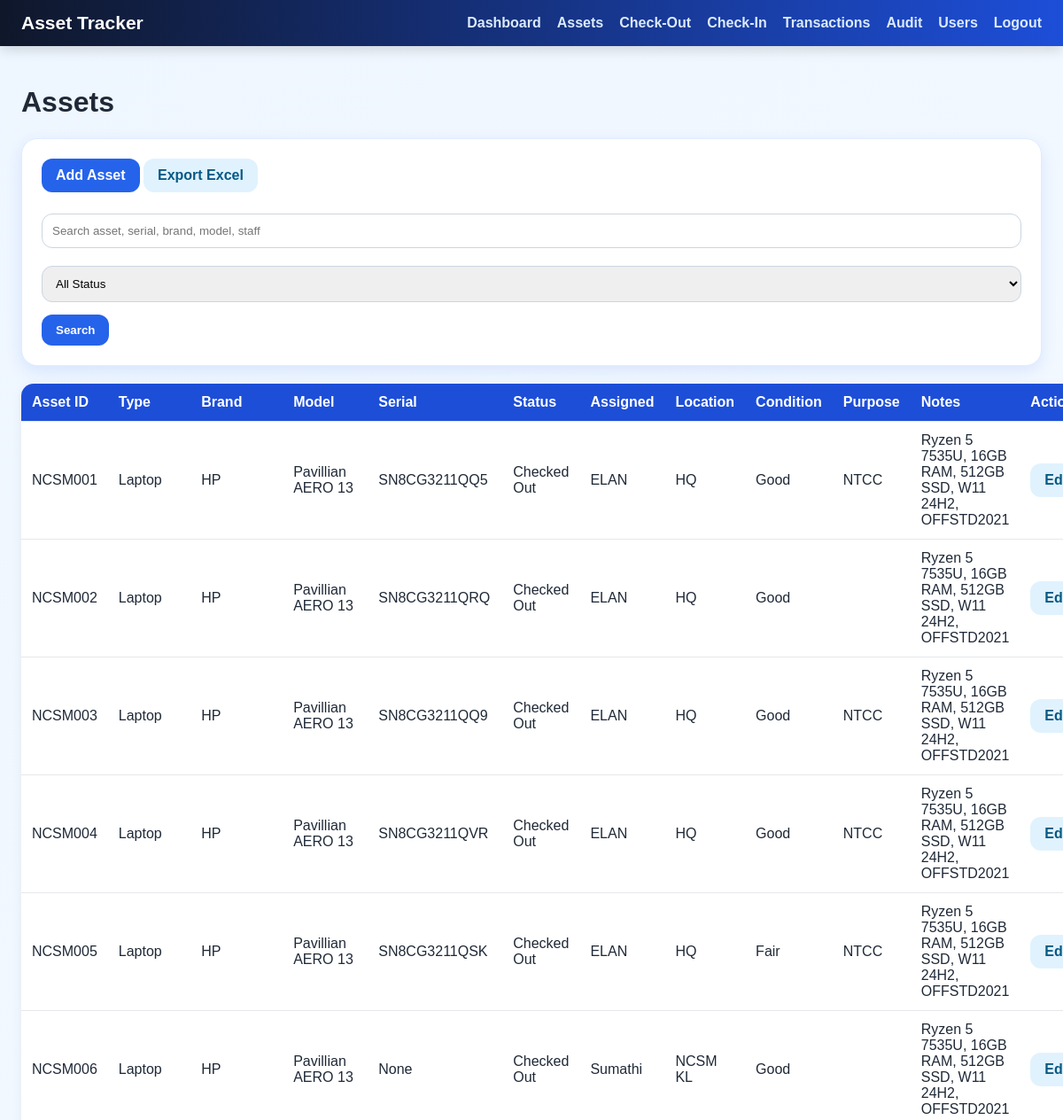
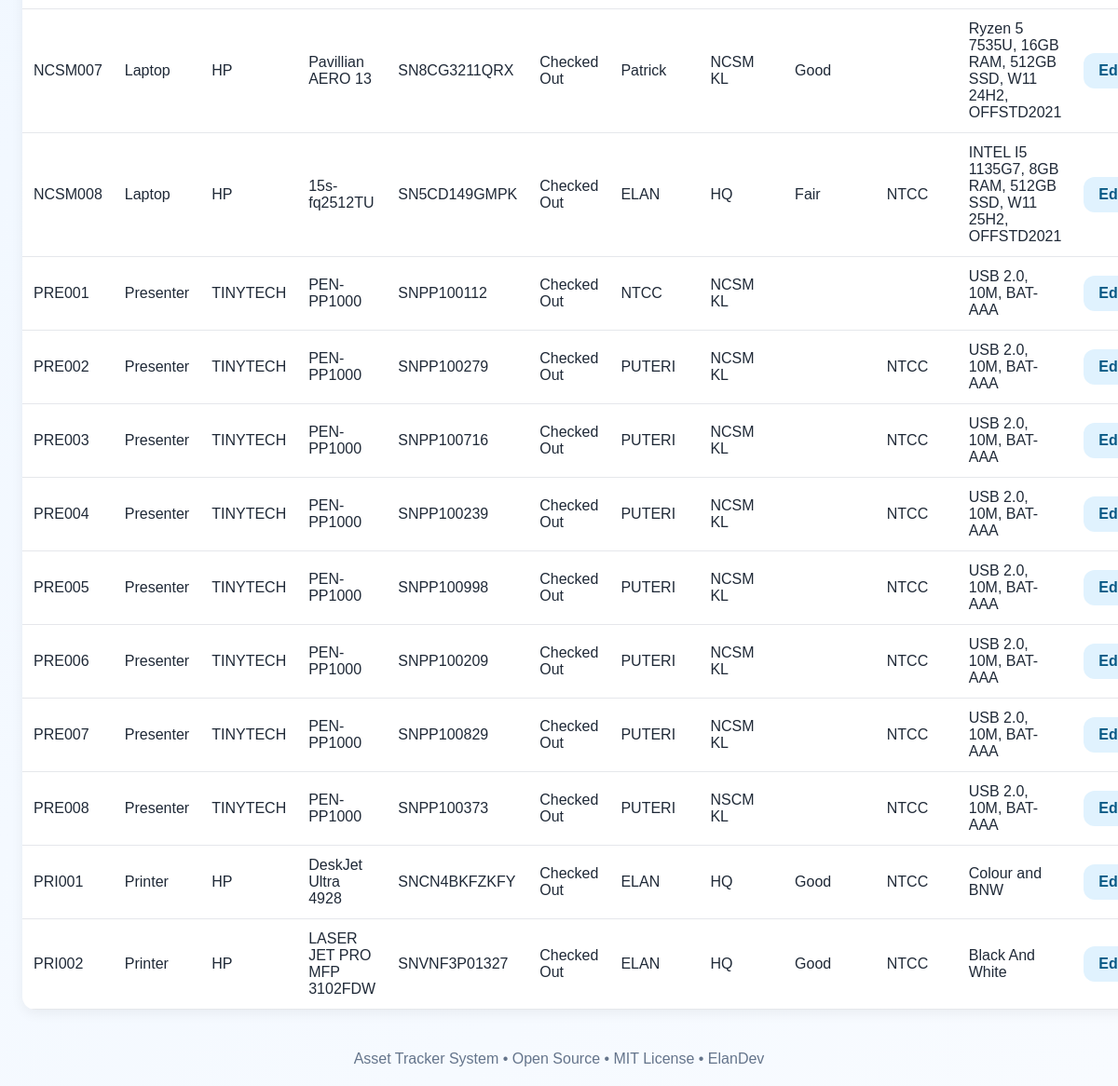
The page /assets (signed in) on the database as committed earlier (2 pictures, top to bottom).
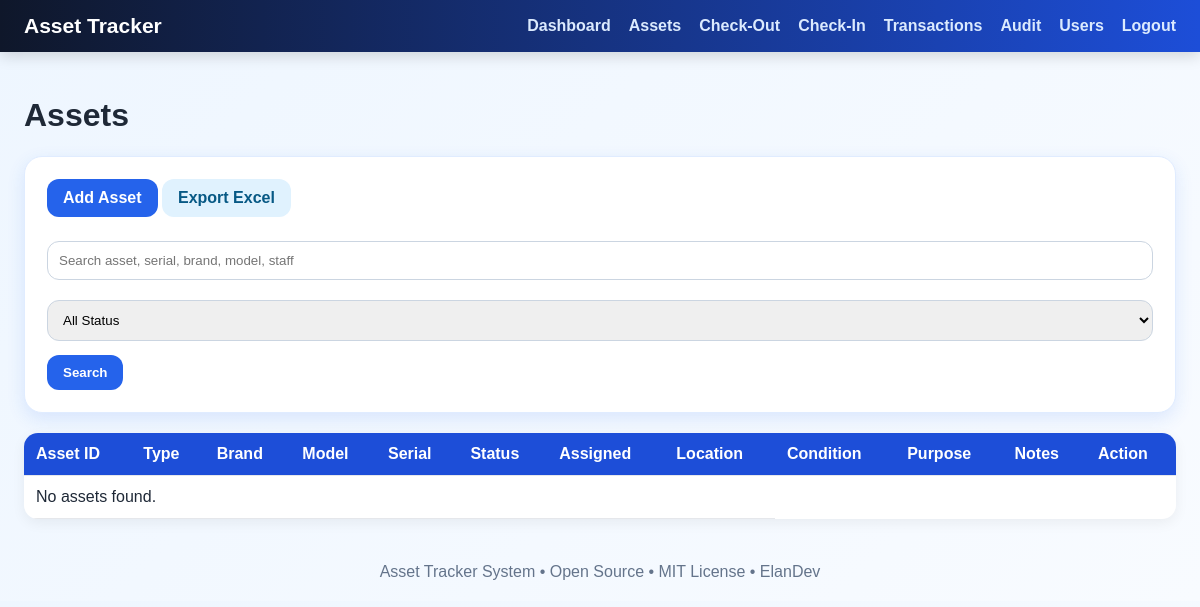
The same page on the database as committed later.
### app/models/asset.py (models this page shows)
class Asset(db.Model):
    __tablename__ = "assets"
    id = db.Column(db.Integer, primary_key=True)
    asset_id = db.Column(db.String(80), unique=True, nullable=False)
    asset_type = db.Column(db.String(100), nullable=False)
    brand = db.Column(db.String(100), nullable=True)
    model = db.Column(db.String(100), nullable=True)
    serial_number = db.Column(db.String(150), unique=True, nullable=True)
    status = db.Column(db.String(50), nullable=False, default="Available")
    assigned_to = db.Column(db.String(80), nullable=True)
    location = db.Column(db.String(150), nullable=True)
    notes = db.Column(db.Text, nullable=True)
    created_at = db.Column(db.DateTime, default=datetime.utcnow)
    description = db.Column(db.Text, nullable=True)
    condition = db.Column(db.String(100), nullable=True)
    purpose = db.Column(db.Text, nullable=True)

### app/routes/main.py (the view, shortened to what this page needs)
@main.route("/assets")
@login_required
def assets():
    q = request.args.get("q", "").strip()
    status = request.args.get("status", "").strip()
    query = Asset.query
    if status:
        query = query.filter_by(status=status)
    asset_list = query.order_by(Asset.asset_id.asc()).all()
    return render_template("assets.html", assets=asset_list, q=q, status=status)

### app/__init__.py (called while the page is built)
def create_app():
    app = Flask(__name__)
    base_dir = os.path.abspath(os.path.dirname(os.path.dirname(__file__)))
    db_path = os.path.join(base_dir, "database", "assets.db")
    app.config["SECRET_KEY"] = "change-this-secret-key-later"
    app.config["SQLALCHEMY_DATABASE_URI"] = "sqlite:///" + db_path.replace("\\", "/")
    app.config["SQLALCHEMY_TRACK_MODIFICATIONS"] = False
    db.init_app(app)
    login_manager.init_app(app)
    from app.models.user import User
    @login_manager.user_loader
    def load_user(user_id):
        return User.query.get(int(user_id))
    from app.routes.main import main
    from app.auth.routes import auth
    app.register_blueprint(main)
    app.register_blueprint(auth)
    return app

### app/templates/assets.html (shortened to what this page needs)
{% extends "base.html" %}
{% block content %}
<h1>Assets</h1>
<div class="card">
    <a class="btn" href="{{ url_for('main.add_asset') }}">Add Asset</a>
    <a class="btn btn-light" href="{{ url_for('main.export_assets') }}">Export Excel</a>
    <br><br>
    <form method="GET">
        <input name="q" placeholder="Search asset, serial, brand, model, staff" value="{{ q }}">
        <select name="status">
            <option value="">All Status</option>
        </select>
        <button>Search</button>
    </form>
</div>
<table>
    <tr>
        <th>Asset ID</th>
        <th>Type</th>
        <th>Brand</th>
        <th>Model</th>
        <th>Serial</th>
        <th>Status</th>
        <th>Assigned</th>
        <th>Location</th>
        <th>Condition</th>
        <th>Purpose</th>
        <th>Notes</th>
        <th>Action</th>
    </tr>
    {% for a in assets %}
    <tr>
        <td>{{ a.asset_id }}</td>
        <td>{{ a.asset_type }}</td>
        <td>{{ a.brand }}</td>
        <td>{{ a.model }}</td>
        <td>{{ a.serial_number }}</td>
        <td>{{ a.status }}</td>
        <td>{{ a.assigned_to }}</td>
        <td>{{ a.location }}</td>
        <td>{{ a.condition }}</td>
        <td>{{ a.purpose }}</td>
        <td>{{ a.notes }}</td>
        <td>
            <a class="btn btn-light"
            href="{{ url_for('main.edit_asset', asset_id=a.id) }}">
            Edit
            </a>
        </td>
    </tr>
    {% else %}
    <tr><td colspan="8">No assets found.</td></tr>
    {% endfor %}
</table>
{% endblock %}

Rows that differ between the two databases and show on the page:
removed Asset: asset_id "NCSM001", asset_type "Laptop", brand "HP", model "Pavillian AERO 13", serial_number "SN8CG3211QQ5", status "Checked Out", assigned_to "ELAN", location "HQ", condition "Good", purpose "NTCC", notes "Ryzen 5 7535U, 16GB RAM, 512GB SSD, W11 24H2, OFFSTD2021"
removed Asset: asset_id "NCSM002", asset_type "Laptop", brand "HP", model "Pavillian AERO 13", serial_number "SN8CG3211QRQ", status "Checked Out", assigned_to "ELAN", location "HQ", condition "Good", notes "Ryzen 5 7535U, 16GB RAM, 512GB SSD, W11 24H2, OFFSTD2021"
removed Asset: asset_id "NCSM003", asset_type "Laptop", brand "HP", model "Pavillian AERO 13", serial_number "SN8CG3211QQ9", status "Checked Out", assigned_to "ELAN", location "HQ", condition "Good", purpose "NTCC", notes "Ryzen 5 7535U, 16GB RAM, 512GB SSD, W11 24H2, OFFSTD2021"
removed Asset: asset_id "NCSM004", asset_type "Laptop", brand "HP", model "Pavillian AERO 13", serial_number "SN8CG3211QVR", status "Checked Out", assigned_to "ELAN", location "HQ", condition "Good", purpose "NTCC", notes "Ryzen 5 7535U, 16GB RAM, 512GB SSD, W11 24H2, OFFSTD2021"
removed Asset: asset_id "NCSM005", asset_type "Laptop", brand "HP", model "Pavillian AERO 13", serial_number "SN8CG3211QSK", status "Checked Out", assigned_to "ELAN", location "HQ", condition "Fair", purpose "NTCC", notes "Ryzen 5 7535U, 16GB RAM, 512GB SSD, W11 24H2, OFFSTD2021"
removed Asset: asset_id "NCSM006", asset_type "Laptop", brand "HP", model "Pavillian AERO 13", serial_number "None", status "Checked Out", assigned_to "Sumathi", location "NCSM KL", condition "Good", notes "Ryzen 5 7535U, 16GB RAM, 512GB SSD, W11 24H2, OFFSTD2021"
removed Asset: asset_id "NCSM007", asset_type "Laptop", brand "HP", model "Pavillian AERO 13", serial_number "SN8CG3211QRX", status "Checked Out", assigned_to "Patrick", location "NCSM KL", condition "Good", notes "Ryzen 5 7535U, 16GB RAM, 512GB SSD, W11 24H2, OFFSTD2021"
removed Asset: asset_id "NCSM008", asset_type "Laptop", brand "HP", model "15s-fq2512TU", serial_number "SN5CD149GMPK", status "Checked Out", assigned_to "ELAN", location "HQ", condition "Fair", purpose "NTCC", notes "INTEL I5 1135G7, 8GB RAM, 512GB SSD, W11 25H2, OFFSTD2021"
removed Asset: asset_id "PRE001", asset_type "Presenter", brand "TINYTECH", model "PEN-PP1000", serial_number "SNPP100112", status "Checked Out", assigned_to "NTCC", location "NCSM KL", notes "USB 2.0, 10M, BAT-AAA"
removed Asset: asset_id "PRE002", asset_type "Presenter", brand "TINYTECH", model "PEN-PP1000", serial_number "SNPP100279", status "Checked Out", assigned_to "PUTERI", location "NCSM KL", purpose "NTCC", notes "USB 2.0, 10M, BAT-AAA"
removed Asset: asset_id "PRE003", asset_type "Presenter", brand "TINYTECH", model "PEN-PP1000", serial_number "SNPP100716", status "Checked Out", assigned_to "PUTERI", location "NCSM KL", purpose "NTCC", notes "USB 2.0, 10M, BAT-AAA"
removed Asset: asset_id "PRE004", asset_type "Presenter", brand "TINYTECH", model "PEN-PP1000", serial_number "SNPP100239", status "Checked Out", assigned_to "PUTERI", location "NCSM KL", purpose "NTCC", notes "USB 2.0, 10M, BAT-AAA"
removed Asset: asset_id "PRE005", asset_type "Presenter", brand "TINYTECH", model "PEN-PP1000", serial_number "SNPP100998", status "Checked Out", assigned_to "PUTERI", location "NCSM KL", purpose "NTCC", notes "USB 2.0, 10M, BAT-AAA"
removed Asset: asset_id "PRE006", asset_type "Presenter", brand "TINYTECH", model "PEN-PP1000", serial_number "SNPP100209", status "Checked Out", assigned_to "PUTERI", location "NCSM KL", purpose "NTCC", notes "USB 2.0, 10M, BAT-AAA"
removed Asset: asset_id "PRE007", asset_type "Presenter", brand "TINYTECH", model "PEN-PP1000", serial_number "SNPP100829", status "Checked Out", assigned_to "PUTERI", location "NCSM KL", purpose "NTCC", notes "USB 2.0, 10M, BAT-AAA"
removed Asset: asset_id "PRE008", asset_type "Presenter", brand "TINYTECH", model "PEN-PP1000", serial_number "SNPP100373", status "Checked Out", assigned_to "PUTERI", location "NSCM KL", purpose "NTCC", notes "USB 2.0, 10M, BAT-AAA"
removed Asset: asset_id "PRI001", asset_type "Printer", brand "HP", model "DeskJet Ultra 4928", serial_number "SNCN4BKFZKFY", status "Checked Out", assigned_to "ELAN", location "HQ", condition "Good", purpose "NTCC", notes "Colour and BNW"
removed Asset: asset_id "PRI002", asset_type "Printer", brand "HP", model "LASER JET PRO MFP 3102FDW", serial_number "SNVNF3P01327", status "Checked Out", assigned_to "ELAN", location "HQ", condition "Good", purpose "NTCC", notes "Black And White"
Other text that changed with them:
text now shown: "No assets found."
